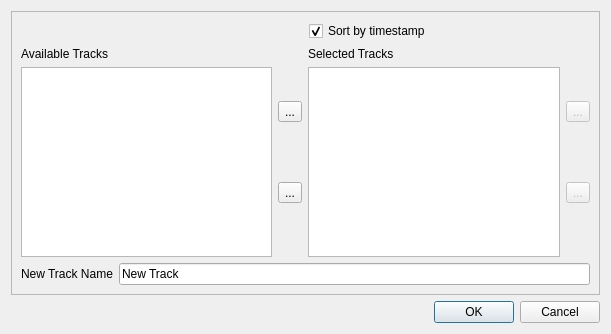
<?xml version="1.0" encoding="UTF-8"?>
<ui version="4.0">
 <class>IDlgCombineTracks</class>
 <widget class="QDialog" name="IDlgCombineTracks">
  <property name="geometry">
   <rect>
    <x>0</x>
    <y>0</y>
    <width>611</width>
    <height>334</height>
   </rect>
  </property>
  <property name="windowTitle">
   <string>Combine Tracks ...</string>
  </property>
  <layout class="QVBoxLayout">
   <item>
    <widget class="QFrame" name="frame">
     <property name="frameShape">
      <enum>QFrame::StyledPanel</enum>
     </property>
     <property name="frameShadow">
      <enum>QFrame::Raised</enum>
     </property>
     <layout class="QVBoxLayout">
      <item>
       <layout class="QHBoxLayout">
        <item>
         <widget class="QLabel" name="label_4">
          <property name="text">
           <string/>
          </property>
         </widget>
        </item>
        <item>
         <widget class="QCheckBox" name="checkSortTimestamp">
          <property name="text">
           <string>Sort by timestamp</string>
          </property>
          <property name="checked">
           <bool>true</bool>
          </property>
         </widget>
        </item>
       </layout>
      </item>
      <item>
       <layout class="QHBoxLayout">
        <item>
         <layout class="QVBoxLayout">
          <item>
           <widget class="QLabel" name="label_2">
            <property name="text">
             <string>Available Tracks</string>
            </property>
           </widget>
          </item>
          <item>
           <widget class="QListWidget" name="listTracks">
            <property name="selectionMode">
             <enum>QAbstractItemView::ExtendedSelection</enum>
            </property>
           </widget>
          </item>
         </layout>
        </item>
        <item>
         <layout class="QVBoxLayout">
          <item>
           <widget class="QToolButton" name="toolAdd">
            <property name="toolTip">
             <string>Add track to list</string>
            </property>
            <property name="text">
             <string>...</string>
            </property>
           </widget>
          </item>
          <item>
           <widget class="QToolButton" name="toolDel">
            <property name="toolTip">
             <string>Remove track from list</string>
            </property>
            <property name="text">
             <string>...</string>
            </property>
           </widget>
          </item>
         </layout>
        </item>
        <item>
         <layout class="QVBoxLayout">
          <item>
           <widget class="QLabel" name="label_3">
            <property name="text">
             <string>Selected Tracks</string>
            </property>
           </widget>
          </item>
          <item>
           <widget class="QListWidget" name="listSelTracks">
            <property name="selectionMode">
             <enum>QAbstractItemView::ExtendedSelection</enum>
            </property>
           </widget>
          </item>
         </layout>
        </item>
        <item>
         <layout class="QVBoxLayout">
          <item>
           <widget class="QToolButton" name="toolUp">
            <property name="enabled">
             <bool>false</bool>
            </property>
            <property name="toolTip">
             <string>Move track up in list</string>
            </property>
            <property name="text">
             <string>...</string>
            </property>
           </widget>
          </item>
          <item>
           <widget class="QToolButton" name="toolDown">
            <property name="enabled">
             <bool>false</bool>
            </property>
            <property name="toolTip">
             <string>Move track down in list</string>
            </property>
            <property name="text">
             <string>...</string>
            </property>
           </widget>
          </item>
         </layout>
        </item>
       </layout>
      </item>
      <item>
       <layout class="QHBoxLayout">
        <item>
         <widget class="QLabel" name="label">
          <property name="text">
           <string>New Track Name</string>
          </property>
         </widget>
        </item>
        <item>
         <widget class="QLineEdit" name="lineTrackName">
          <property name="text">
           <string>New Track</string>
          </property>
         </widget>
        </item>
       </layout>
      </item>
     </layout>
    </widget>
   </item>
   <item>
    <widget class="QDialogButtonBox" name="buttonBox">
     <property name="orientation">
      <enum>Qt::Horizontal</enum>
     </property>
     <property name="standardButtons">
      <set>QDialogButtonBox::Cancel|QDialogButtonBox::Ok</set>
     </property>
    </widget>
   </item>
  </layout>
 </widget>
 <resources/>
 <connections>
  <connection>
   <sender>buttonBox</sender>
   <signal>accepted()</signal>
   <receiver>IDlgCombineTracks</receiver>
   <slot>accept()</slot>
   <hints>
    <hint type="sourcelabel">
     <x>248</x>
     <y>254</y>
    </hint>
    <hint type="destinationlabel">
     <x>157</x>
     <y>274</y>
    </hint>
   </hints>
  </connection>
  <connection>
   <sender>buttonBox</sender>
   <signal>rejected()</signal>
   <receiver>IDlgCombineTracks</receiver>
   <slot>reject()</slot>
   <hints>
    <hint type="sourcelabel">
     <x>316</x>
     <y>260</y>
    </hint>
    <hint type="destinationlabel">
     <x>286</x>
     <y>274</y>
    </hint>
   </hints>
  </connection>
 </connections>
</ui>
